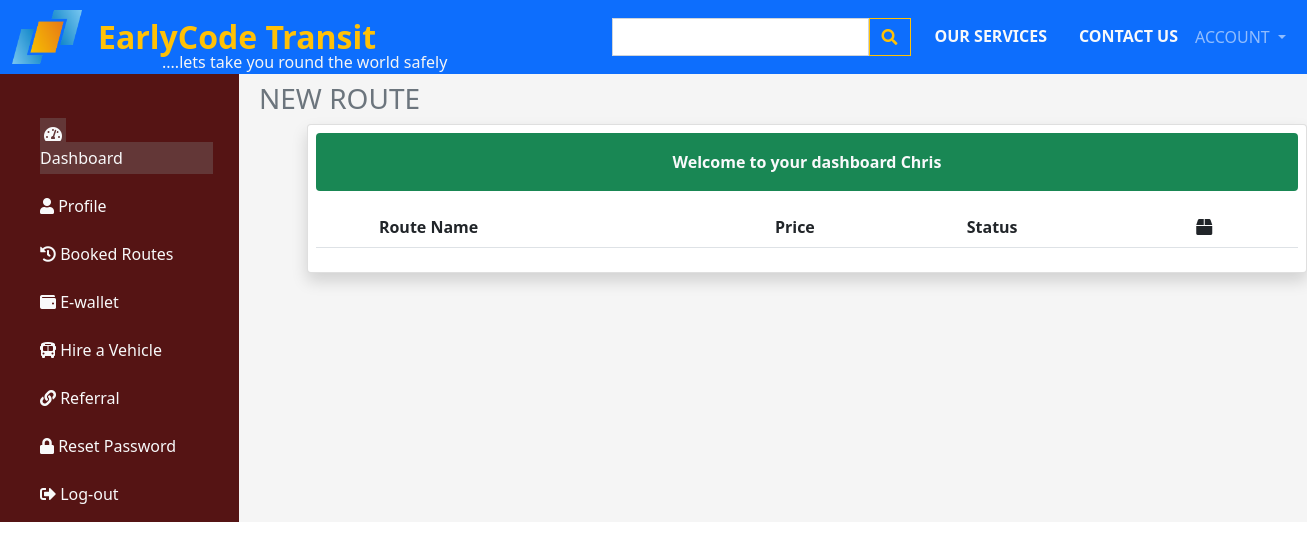
Page /portal/route.php (signed in) on the earlier database version.
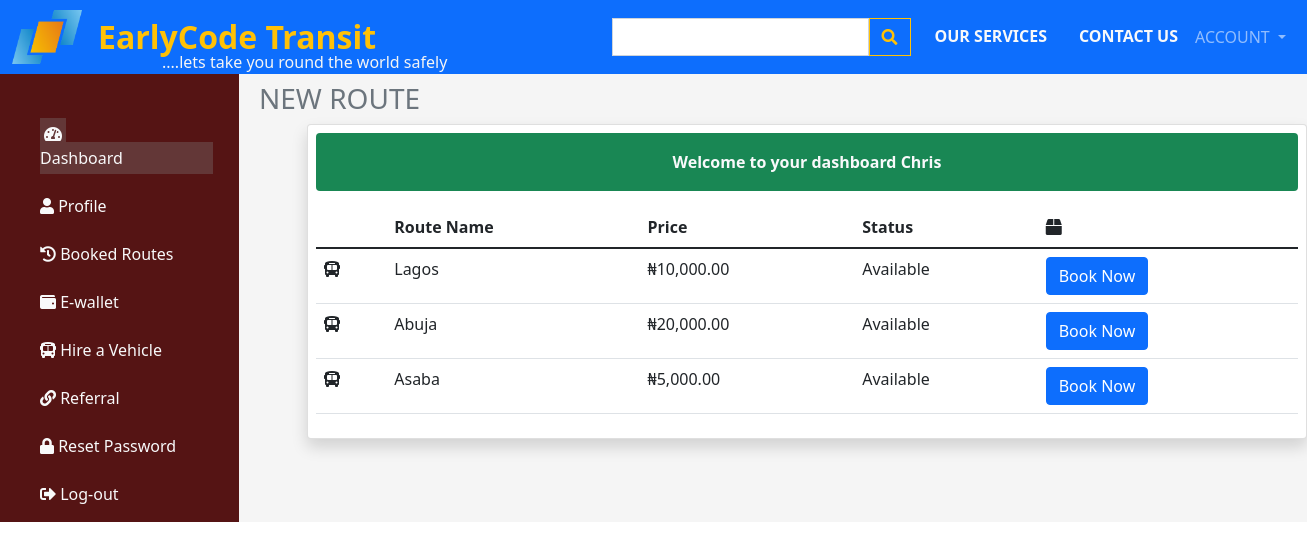
Same page on the later database version.
### tables this page shows
CREATE TABLE `transport_route` (
  `id` int(11) NOT NULL,
  `route_name` varchar(100) NOT NULL,
  `route_price` varchar(30) NOT NULL,
  `route_status` varchar(15) NOT NULL,
  `available_seats` varchar(10) NOT NULL,
  `date_created` datetime NOT NULL
);

### portal/route.php (the view, shortened to what this page needs)
<?php
    require_once '../assets/config/db-connect.php';
    require_once '../assets/includes/sessions.php';
    require_once '../assets/includes/portal_header.php';
?>
<div>
                <h5 class="mt-2 fs-3 fw-b text-secondary">NEW ROUTE</h5>
                <div class="card ms-5 p-2 shadow" style=" width: 1000px;">
                    <?php
                        echo successMessage();
                        if ($_SESSION['role'] === 'admin') {
                    ?>
                    <form action="../assets/config/route_control.php" method="post">
                        <input type="text" placeholder="Route Name" name="rname" class="form-control rounded-0 mb-3">
                        <input type="number" placeholder="Route Price" name="rprice" class="form-control rounded-0 mb-3">
                        <select name="rstatus" class="form-control rounded-0 mb-3">
                            <option>Available</option>
                            <option>On Route</option>
                            <option>Full</option>
                            <option selected disabled>Route Status</option>
                        </select>
                        <input type="number" placeholder="Available Seats" name="rseats" class="form-control rounded-0 mb-3">
                        <button type="submit" name="createRoute" class="btn btn-primary">Create</button>
                    </form>
                    <?php }else{ ?>
                        <div class="table-responsive">
                <table class="table">
                    <thead>
                      <tr>
                        <th scope="col"></th>
                        <th scope="col">Route Name</th>
                        <th scope="col">Price</th>
                        <th scope="col">Status</th>
                        <th scope="col"><i class="fas fa-box"></i></th>
                      </tr>
                    </thead>
                    <tbody>
                      <?php
                        $sql = "SELECT * FROM transport_route";
                        $query = mysqli_query($connection,$sql);
                        while($row = mysqli_fetch_assoc($query)){
                      ?>
                      <tr>
                        <th scope="row"><i class="fas fa-bus-alt"></i></th>
                        <td><?php echo $row['route_name']; ?></td>
                        <td><?php echo "₦".number_format($row['route_price'],2,'.',','); ?></td>
                        <td><?php echo $row['route_status']; ?></td>
                        <td>
                            <button type="button" class="btn btn-primary" data-bs-toggle="modal" data-bs-target="#route<?php echo $row['id'] ?>">
                                Book Now
                            </button>
                        </td>
                      </tr>
                      <?php } ?>
                    </tbody>
                  </table>
                </div>
                    <?php } ?>
                </div>
</section>
</body>
</html>

Differences in the rows shown:
added transport_route: route_name "Lagos", route_price "10,000.00", route_status "Available"
added transport_route: route_name "Abuja", route_price "20,000.00", route_status "Available"
added transport_route: route_name "Asaba", route_price "5,000.00", route_status "Available"
